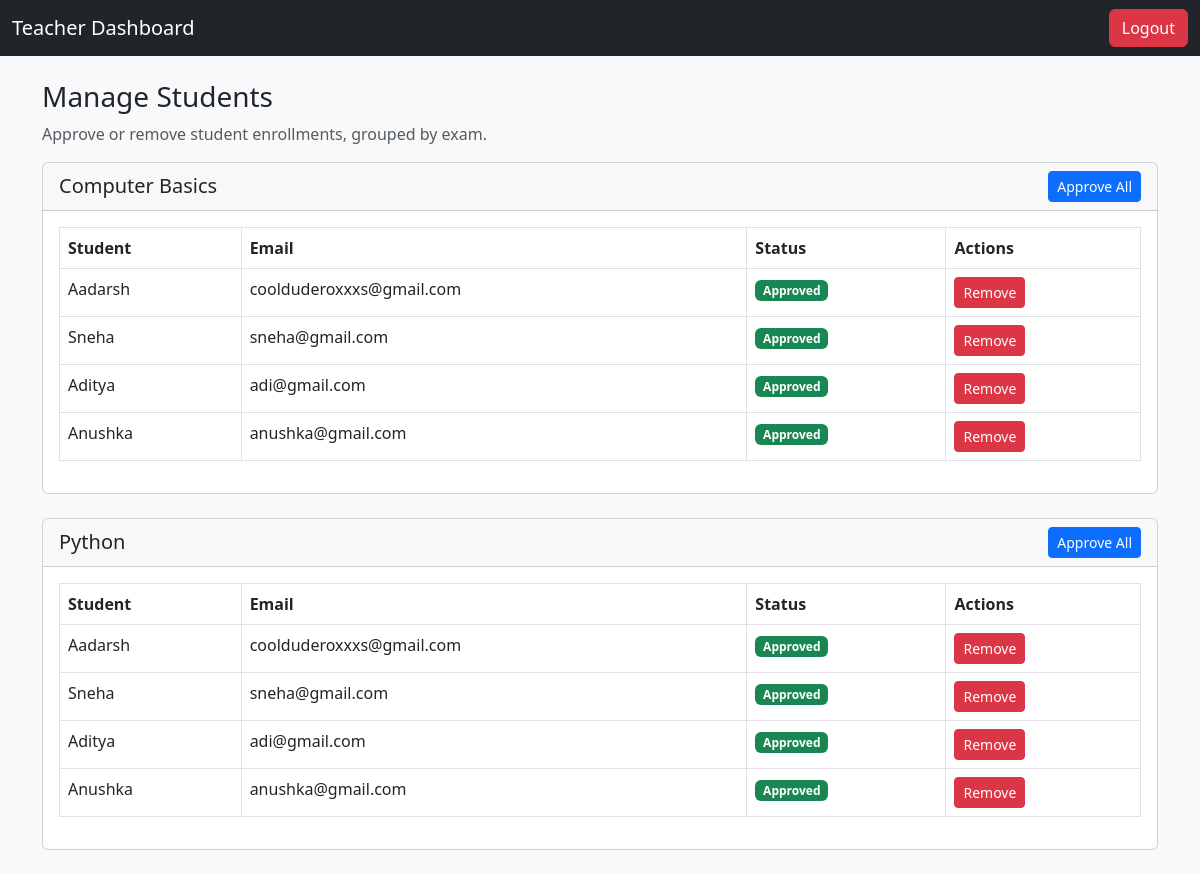
The page /admin/manage-students (signed in) on the database its author committed.
### models/exam.py (models this page shows)
class Exam(db.Model):
    __tablename__ = "exams"
    id = db.Column(db.Integer, primary_key=True)
    title = db.Column(db.String(100), nullable=False)
    duration = db.Column(db.Integer, nullable=False, default=30)
    created_by = db.Column(db.Integer, db.ForeignKey("users.id"), nullable=False)
    questions = db.relationship("Question", backref="exam", cascade="all, delete-orphan", lazy=True)
    results = db.relationship("Result", backref="exam", cascade="all, delete-orphan", lazy=True)
    enrollments = db.relationship("Enrollment", back_populates="exam", lazy=True, cascade="all, delete-orphan")
    creator = db.relationship("User", back_populates="exams")

### models/enrollment.py (models this page shows)
class Enrollment(db.Model):
    __tablename__ = "enrollments"
    id = db.Column(db.Integer, primary_key=True)
    user_id = db.Column(db.Integer, db.ForeignKey("users.id"), nullable=False)   # FK to student (User)
    exam_id = db.Column(db.Integer, db.ForeignKey("exams.id"), nullable=False)   # FK to Exam
    is_approved = db.Column(db.Boolean, default=False)
    user = db.relationship("User", back_populates="enrollments")
    exam = db.relationship("Exam", back_populates="enrollments")

### models/user.py (models this page shows, shortened)
class User(db.Model, UserMixin):
    __tablename__ = "users"
    id = db.Column(db.Integer, primary_key=True)
    name = db.Column(db.String(100), nullable=False)  # required field
    email = db.Column(db.String(100), unique=True, nullable=False)
    password_hash = db.Column(db.String(200), nullable=False)
    role = db.Column(db.String(20), nullable=False)  # "admin" or "student"
    teacher_key = db.Column(db.String(50), unique=True, nullable=True)
    teacher_id = db.Column(db.Integer, db.ForeignKey("users.id"), nullable=True)
    teacher = db.relationship("User", remote_side=[id], backref="students")
    enrollments = db.relationship("Enrollment", back_populates="user", cascade="all, delete-orphan")
    exams = db.relationship("Exam", back_populates="creator", cascade="all, delete-orphan")

### routes/admin_routes.py (the view)
@admin_bp.route("/manage-students")
@login_required
def manage_students():
    if current_user.role != "admin":
        return redirect(url_for("auth.login"))
    exams = Exam.query.filter_by(created_by=current_user.id).all()  # ✅ this will include updated enrollments
    return render_template("admin_manage_students.html", exams=exams)

### app.py (called while the page is built)
def create_app():
    app = Flask(__name__, instance_relative_config=True)
    app.config.from_object("config.Config")
    app.config.from_pyfile("config.py", silent=True)
    db.init_app(app)
    login_manager.init_app(app)
    @login_manager.user_loader
    def load_user(user_id):
        return User.query.get(int(user_id))
    app.register_blueprint(auth_bp)
    app.register_blueprint(admin_bp)
    app.register_blueprint(student_bp)
    @app.route("/")
    def index():
        return render_template("landing.html")   # shows login/register options
    return app

### templates/admin_manage_students.html (shortened to what this page needs)
<!DOCTYPE html>
<html lang="en">
<head>
  <link href="https://cdn.jsdelivr.net/npm/bootstrap@5.3.0/dist/css/bootstrap.min.css" rel="stylesheet">
</head>
<body class="bg-light">
  <nav class="navbar navbar-dark bg-dark">
    <div class="container-fluid">
      <a class="navbar-brand" href="{{ url_for('admin.dashboard') }}">Teacher Dashboard</a>
      <a href="{{ url_for('auth.logout') }}" class="btn btn-danger">Logout</a>
    </div>
  </nav>
  <div class="container mt-4">
    <h3>Manage Students</h3>
    <p class="text-muted">Approve or remove student enrollments, grouped by exam.</p>
    {% for exam in exams %}
    <div class="card mb-4">
      <div class="card-header d-flex justify-content-between align-items-center">
        <h5 class="mb-0">{{ exam.title }}</h5>
        <form method="POST" action="{{ url_for('admin.approve_all', exam_id=exam.id) }}">
          <button class="btn btn-sm btn-primary">Approve All</button>
        </form>
      </div>
      <div class="card-body">
        <table class="table table-bordered">
          <thead>
            <tr>
              <th>Student</th>
              <th>Email</th>
              <th>Status</th>
              <th>Actions</th>
            </tr>
          </thead>
          <tbody>
            {% for enrollment in exam.enrollments %}
            <tr>
              <td>{{ enrollment.user.name }}</td>
              <td>{{ enrollment.user.email }}</td>
              <td>
                {% if enrollment.is_approved %}
                <span class="badge bg-success">Approved</span>
                {% else %}
                <span class="badge bg-danger">Pending</span>
                {% endif %}
              </td>
              <td>
                <form method="POST" action="{{ url_for('admin.remove_enrollment', enrollment_id=enrollment.id) }}"
                  style="display:inline;">
                  <button class="btn btn-sm btn-danger">Remove</button>
                </form>
              </td>
            </tr>
            {% endfor %}
          </tbody>
        </table>
      </div>
    </div>
    {% endfor %}
  </div>
</body>
</html>

### rows shown on the page
Exam: title "Computer Basics"
Enrollment: user.name "Aadarsh", user.email "coolduderoxxxs@gmail.com", is_approved "Approved"
Enrollment: user.name "Sneha", user.email "sneha@gmail.com", is_approved "Approved"
Enrollment: user.name "Aditya", user.email "adi@gmail.com", is_approved "Approved"
Enrollment: user.name "Anushka", user.email "anushka@gmail.com", is_approved "Approved"
Exam: title "Python"
Enrollment: user.name "Aadarsh", user.email "coolduderoxxxs@gmail.com", is_approved "Approved"
Enrollment: user.name "Sneha", user.email "sneha@gmail.com", is_approved "Approved"
Enrollment: user.name "Aditya", user.email "adi@gmail.com", is_approved "Approved"
Enrollment: user.name "Anushka", user.email "anushka@gmail.com", is_approved "Approved"
